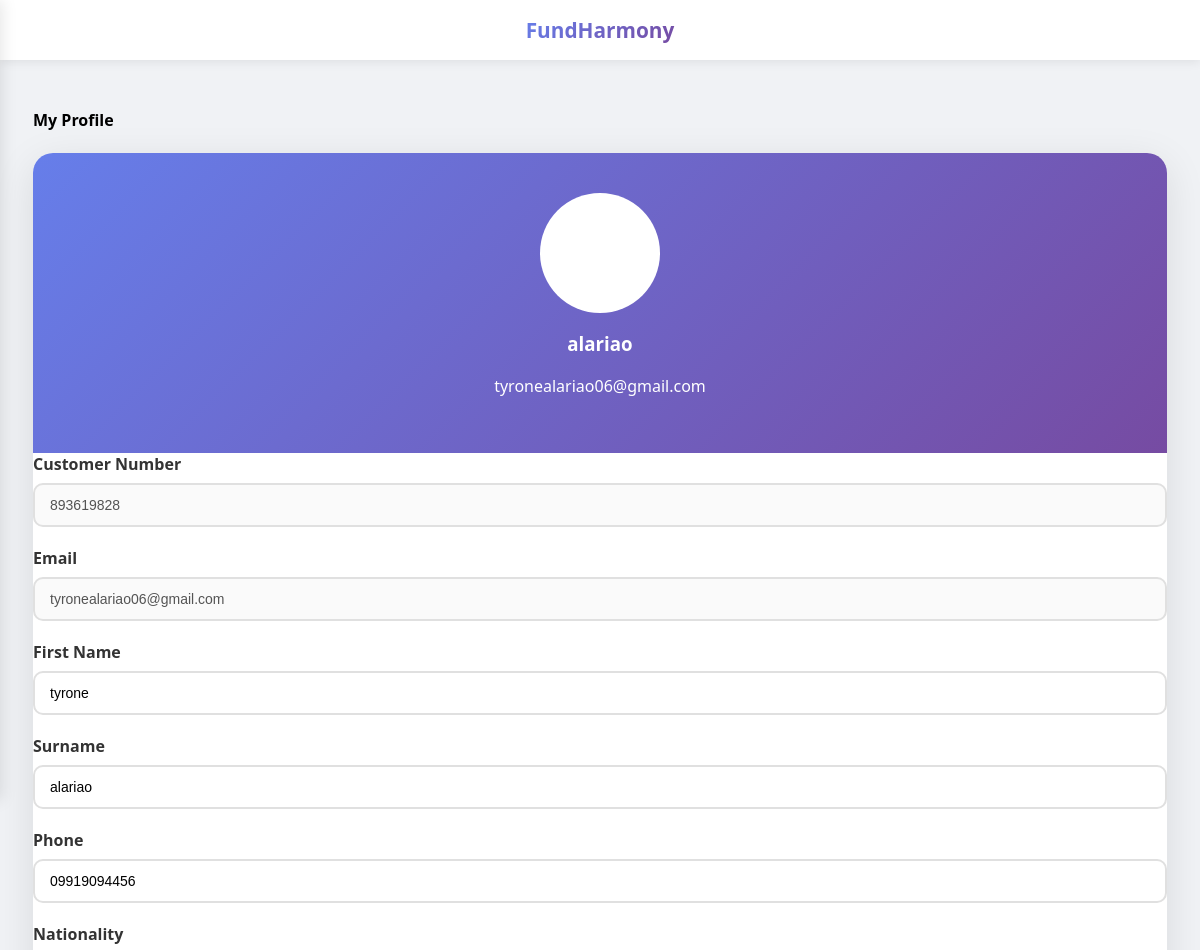
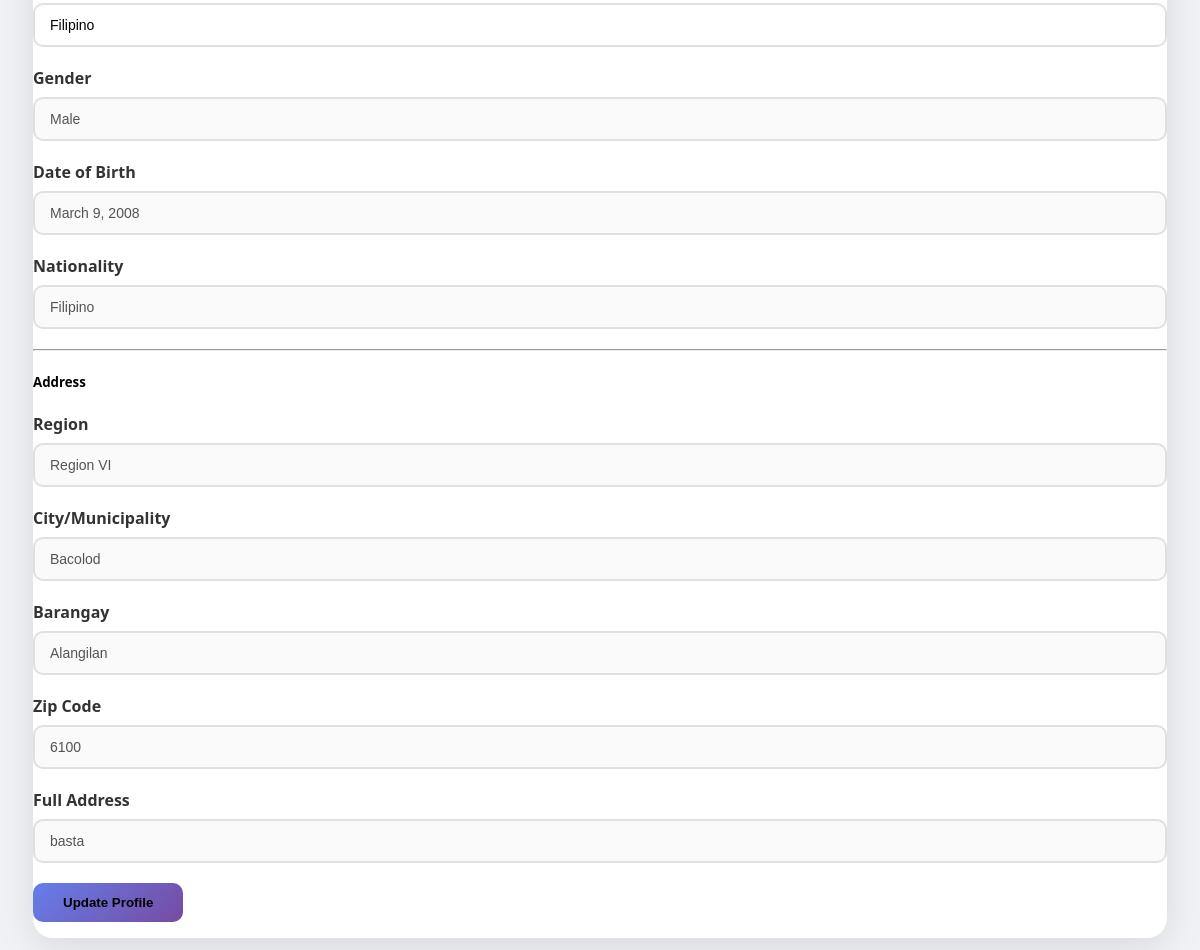
The page /customer_profile.php (signed in) on the database its author committed (2 pictures, top to bottom).
### tables this page shows
CREATE TABLE `customers` (
  `customer_number` int(10) NOT NULL,
  `customer_type` int(11) DEFAULT NULL,
  `first_name` varchar(50) NOT NULL,
  `middle_name` varchar(50) DEFAULT NULL,
  `surname` varchar(50) NOT NULL,
  `gender` char(1) NOT NULL,
  `date_of_birth` date NOT NULL,
  `nationality` varchar(50) NOT NULL,
  `registration_date` timestamp NOT NULL DEFAULT current_timestamp() ON UPDATE current_timestamp(),
  `user_id` int(10) DEFAULT NULL,
  `email` varchar(100) DEFAULT NULL,
  `phone` varchar(50) DEFAULT NULL,
  `password` varchar(255) DEFAULT NULL,
  `region` varchar(100) DEFAULT NULL,
  `city` varchar(100) DEFAULT NULL,
  `barangay` varchar(100) DEFAULT NULL,
  `zip_code` varchar(20) DEFAULT NULL,
  `full_address` varchar(255) DEFAULT NULL,
  `municipality` varchar(100) DEFAULT NULL,
  `is_active` tinyint(1) DEFAULT 1,
  `deactivated_date` date DEFAULT NULL,
  `last_login` datetime DEFAULT NULL,
  `emergency_contact_name` varchar(100) DEFAULT NULL,
  `emergency_contact_number` varchar(20) DEFAULT NULL,
  `emergency_contact_relationship` varchar(50) DEFAULT NULL,
  `status` tinyint(1) DEFAULT 1,
  `gov_id_number` varchar(50) DEFAULT '',
  `qr_code` varchar(64) DEFAULT NULL,
  `qr_code_enabled` tinyint(1) DEFAULT 0,
  `gov_id_type` varchar(50) DEFAULT NULL
);

### customer_profile.php (the view, shortened to what this page needs)
<?php
$customer_id = $_SESSION['customer_id'];
$customer = mysqli_fetch_assoc(mysqli_query($conn, "SELECT c.*, u.username, u.email as admin_email FROM customers c LEFT JOIN users u ON c.user_id = u.user_number WHERE c.customer_number = '$customer_id'"));
?>
<body>
    <div class="topbar" id="topbar">
        <button class="menu-toggle" onclick="toggleSidebar()"><i class="fas fa-bars"></i></button>
        <div class="topbar-brand">FundHarmony</div>
    </div>
    <div class="main-content" id="mainContent">
        <h4 class="mb-4"><i class="fas fa-user me-2"></i>My Profile</h4>
        <div class="row justify-content-center">
            <div class="col-md-8">
                <div class="profile-card">
                    <div class="profile-header">
                        <div class="profile-avatar"><i class="fas fa-user"></i></div>
                        <h3><?php echo $_SESSION['customer_name']; ?></h3>
                        <p><?php echo $_SESSION['customer_email']; ?></p>
                    </div>
                    <div class="p-4">
                        <form method="post">
                            <div class="row">
                                <div class="col-md-6">
                                    <div class="form-group">
                                        <label>Customer Number</label>
                                        <input type="text" value="<?php echo $customer['customer_number']; ?>" disabled>
                                    </div>
                                </div>
                                <div class="col-md-6">
                                    <div class="form-group">
                                        <label>Email</label>
                                        <input type="email" value="<?php echo $customer['email']; ?>" disabled>
                                    </div>
                                </div>
                            </div>
                            <div class="row">
                                <div class="col-md-6">
                                    <div class="form-group">
                                        <label>First Name</label>
                                        <input type="text" name="first_name" value="<?php echo $customer['first_name']; ?>" required>
                                    </div>
                                </div>
                                <div class="col-md-6">
                                    <div class="form-group">
                                        <label>Surname</label>
                                        <input type="text" name="surname" value="<?php echo $customer['surname']; ?>" required>
                                    </div>
                                </div>
                            </div>
                            <div class="row">
                                <div class="col-md-6">
                                    <div class="form-group">
                                        <label>Phone</label>
                                        <input type="text" name="phone" value="<?php echo $customer['phone']; ?>" required>
                                    </div>
                                </div>
                                <div class="col-md-6">
                                    <div class="form-group">
                                        <label>Nationality</label>
                                        <input type="text" name="nationality" value="<?php echo $customer['nationality']; ?>" required>
                                    </div>
                                </div>
                            </div>
                            <div class="form-group">
                                <label>Gender</label>
                                <input type="text" value="<?php echo $customer['gender'] == 'M' ? 'Male' : 'Female'; ?>" disabled>
                            </div>
                            <div class="form-group">
                                <label>Date of Birth</label>
                                <input type="text" value="<?php echo !empty($customer['date_of_birth']) ? date('F j, Y', strtotime($customer['date_of_birth'])) : 'Not set'; ?>" disabled>
                            </div>
                            <div class="form-group">
                                <label>Nationality</label>
                                <input type="text" value="<?php echo $customer['nationality']; ?>" disabled>
                            </div>
                            <hr>
                            <h5 class="mb-3"><i class="fas fa-map-marker-alt me-2"></i>Address</h5>
                            <div class="row">
                                <div class="col-md-6">
                                    <div class="form-group">
                                        <label>Region</label>
                                        <input type="text" value="<?php echo $customer['region']; ?>" disabled>
                                    </div>
                                </div>
                                <div class="col-md-6">
                                    <div class="form-group">
                                        <label>City/Municipality</label>
                                        <input type="text" value="<?php echo $customer['city']; ?>" disabled>
                                    </div>
                                </div>
                            </div>
                            <div class="row">
                                <div class="col-md-6">
                                    <div class="form-group">
                                        <label>Barangay</label>
                                        <input type="text" value="<?php echo $customer['barangay']; ?>" disabled>
                                    </div>
                                </div>
                                <div class="col-md-6">
                                    <div class="form-group">
                                        <label>Zip Code</label>
                                        <input type="text" value="<?php echo $customer['zip_code']; ?>" disabled>
                                    </div>
                                </div>
                            </div>
                            <div class="form-group">
                                <label>Full Address</label>
                                <input type="text" value="<?php echo $customer['full_address']; ?>" disabled>
                            </div>
                            <button type="submit" name="update" class="btn btn-primary">
                                <i class="fas fa-save me-2"></i>Update Profile
                            </button>
                        </form>
                    </div>
                </div>
            </div>
        </div>
    </div>
</body>
</html>

### customer_profile.php (style rules this page uses)
body { background: #f0f2f5; font-family: 'Segoe UI', system-ui, -apple-system, sans-serif; transition: background-color 0.3s, color 0.3s; }
.profile-card { background: white; border-radius: 20px; box-shadow: 0 10px 40px rgba(0,0,0,0.1); overflow: hidden; transition: background-color 0.3s, box-shadow 0.3s; }
.profile-header { background: linear-gradient(135deg, #667eea 0%, #764ba2 100%); padding: 40px; text-align: center; color: white; }
.profile-avatar { width: 120px; height: 120px; border-radius: 50%; background: white; display: flex; align-items: center; justify-content: center; font-size: 50px; color: #667eea; margin: 0 auto 15px; }
.form-group { margin-bottom: 20px; }
.form-group label { font-weight: 600; color: #333; margin-bottom: 8px; display: block; }
.form-group input { width: 100%; padding: 12px 15px; border: 2px solid #e0e0e0; border-radius: 10px; font-size: 14px; transition: all 0.3s; }
.btn-primary { background: linear-gradient(135deg, #667eea 0%, #764ba2 100%); border: none; padding: 12px 30px; border-radius: 10px; font-weight: 600; }
.topbar { position: fixed; top: 0; left: 0; right: 0; height: 60px; background: white; box-shadow: 0 2px 10px rgba(0,0,0,0.08); display: flex; align-items: center; justify-content: space-between; padding: 0 25px; z-index: 1030; transition: left 0.4s cubic-bezier(0.4, 0, 0.2, 1); }
.topbar-brand { position: absolute; left: 50%; transform: translateX(-50%); font-weight: 700; font-size: 1.3rem; background: linear-gradient(135deg, #667eea 0%, #764ba2 100%); -webkit-background-clip: text; -webkit-text-fill-color: transparent; background-clip: text; display: flex; align-items: center; }
.menu-toggle { background: none; border: none; font-size: 1.25rem; color: #555; cursor: pointer; padding: 8px; border-radius: 8px; transition: all 0.3s cubic-bezier(0.4, 0, 0.2, 1); }
.main-content { margin-left: 0; padding: 80px 25px 25px; transition: margin-left 0.4s cubic-bezier(0.4, 0, 0.2, 1); }

### rows shown on the page
customers: customer_number "893619828", email "tyronealariao06@gmail.com", first_name "tyrone", surname "alariao", phone "09919094456", nationality "Filipino", gender "Male", date_of_birth "March 9, 2008", region "Region VI", city "Bacolod", barangay "Alangilan", zip_code "6100", full_address "basta"

### other values the page prints
$_SESSION['customer_name'] "alariao"
$_SESSION['customer_email'] "tyronealariao06@gmail.com"
